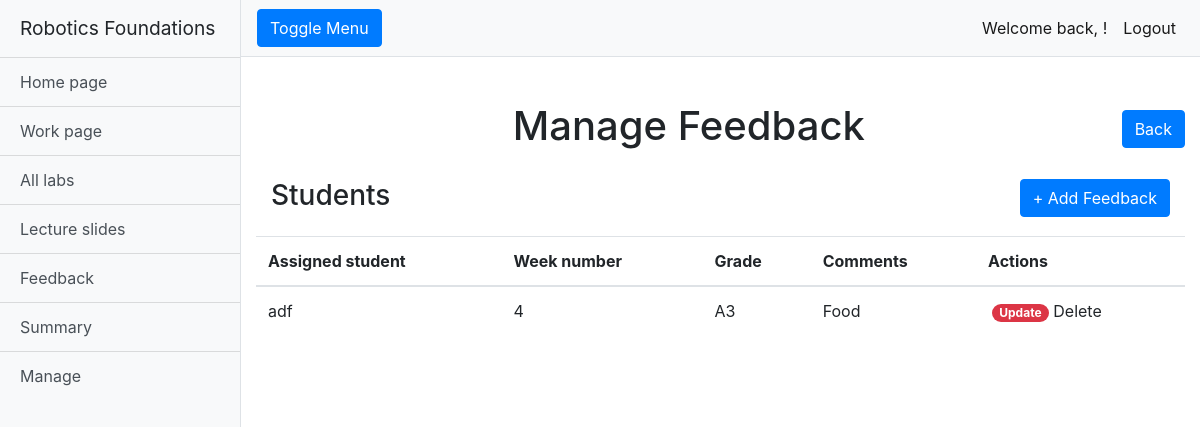
The page /rfwa/manage_feedbacks/ (signed in) on the database its author committed.
### rfwa/models.py (models this page shows, shortened)
class Feedback(models.Model):
    assignedStudent_username = models.CharField(max_length=128)
    week_number = models.CharField(max_length=128)
    grade = models.TextField(max_length=2048)
    comments = models.TextField(max_length=2048)
    slug = models.SlugField(primary_key=True, blank=True)

### rfwa/views.py (the view)
# urls.py: path("manage_feedbacks/", views.manage_feedbacks, name="manage_feedbacks"),
@login_required
def manage_feedbacks(request):
    if request.user.is_superuser:
        feedbacks = Feedback.objects.all()
    return render(request, "rfwa/manage_feedbacks.html", {'feedbacks': feedbacks})

### templates/rfwa/manage_feedbacks.html (shortened to what this page needs)
{% extends "rfwa/base.html" %}
{% load static %}
{% block extra_head %}
<link href="{% static 'css/manage_page.css' %}" rel="stylesheet">
{% endblock %}
{% block body_block %}
{% if user.is_superuser %}
<div class="container-fluid">
    <div class="row">
        <h1 class="col-12 text-center mt-4">Manage Feedback <a class="rightside" href="/rfwa/manage/"><button
                    type="button" class="btn btn-primary">Back</button></a></h1>
    </div>
    <div class="table-group">
        <div class="title-group">
            <h1 class="col-12 text-left table-header">Students
                <a class="rightside" href="{% url 'add_feedback'%}"><button type="button" class="btn btn-primary">+ Add
                        Feedback</button></a>
            </h1>
        </div>
        <table class="table table-hover">
            {% if feedbacks %}
            <thead>
                <tr>
                    <th scope="col">Assigned student</th>
                    <th scope="col">Week number</th>
                    <th scope="col">Grade</th>
                    <th scope="col">Comments</th>
                    <th scope="col">Actions</th>
                </tr>
            </thead>
            {% for feedback in feedbacks %}
            <tbody>
                <tr>
                    <td>{{feedback.assignedStudent_username}}</td>
                    <td>{{feedback.week_number}}</td>
                    <td>{{feedback.grade}}</td>
                    <td>{{feedback.comments}}</td>
                    <td>
                        <a class="btn-link text-white badge badge-danger badge-pill ml-1"
                            href="{% url  'update_feedback' feedback.slug %}">Update</a>
                            Delete</a>
                    </td>
                </tr>
            </tbody>
            {% endfor %}
            {% else %}
            <h3 class="text-center mt-3">There are no feedbacks assigned.</h3>
            {% endif %}
        </table>
    </div>
</div>
{% endif %}
{% endblock %}

### static/css/simple-sidebar.css (style rules this page uses)
body { overflow-x: hidden; }

### static/css/override.css (style rules this page uses)
.mt-4 { text-align: center; vertical-align: middle; line-height: 90px; }

### static/css/manage_page.css (style rules this page uses)
.title-group { padding-bottom: 15px; }
.table-header { font-size: 1.75rem; }
.rightside { float: right; }

### rows shown on the page
Feedback: assignedStudent_username "adf", week_number "4", grade "A3", comments "Food"
